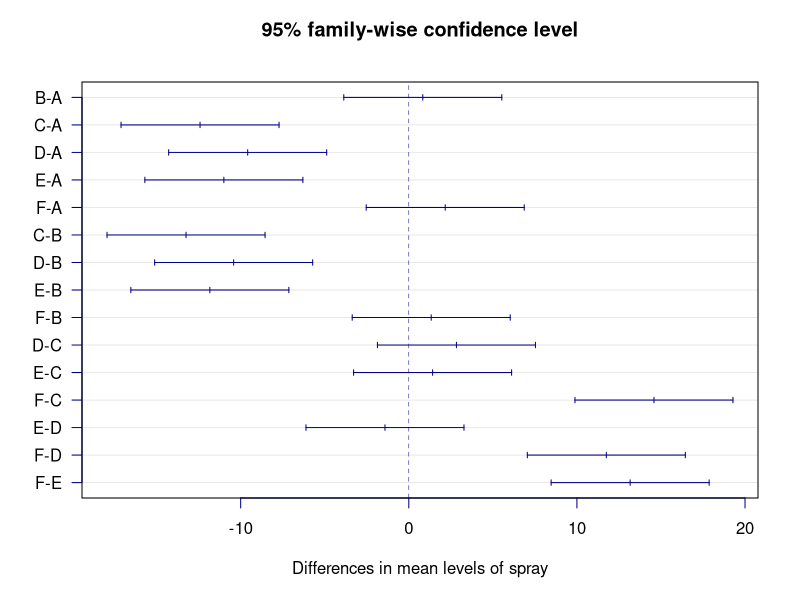

The R source for this figure:
# Unit 16. ANOVA: One-way ANOVA, Two-way ANOVA

str(InsectSprays)

with(InsectSprays, tapply(count, spray, length))
with(InsectSprays, tapply(count, spray, mean))
with(InsectSprays, tapply(count, spray, sd))

aov(count ~ spray, data = InsectSprays)

sprays.aov <- aov(count ~ spray, data = InsectSprays)
summary(sprays.aov)

model.tables(sprays.aov, type = "mean")
model.tables(sprays.aov, type = "effects")


TukeyHSD(sprays.aov)
plot(TukeyHSD(sprays.aov), col = "darkblue", las = 1)



str(ToothGrowth)
df <- ToothGrowth
df$dose <- factor(df$dose, 
                  levels = c(0.5, 1.0, 2.0),
                  labels = c("low", "mid", "high"))
str(df)

with(df, tapply(len, list(supp, dose), length))
with(df, tapply(len, list(supp, dose), mean))
with(df, tapply(len, list(supp, dose), sd))

aov(len ~ supp * dose, data = df)

tooth.aov <- aov(len ~ supp * dose, data = df)
summary(tooth.aov)

model.tables(tooth.aov, type = "mean")
model.tables(tooth.aov, type = "effects")

TukeyHSD(tooth.aov)
TukeyHSD(tooth.aov, which = c("dose"), conf.level = 0.99)

